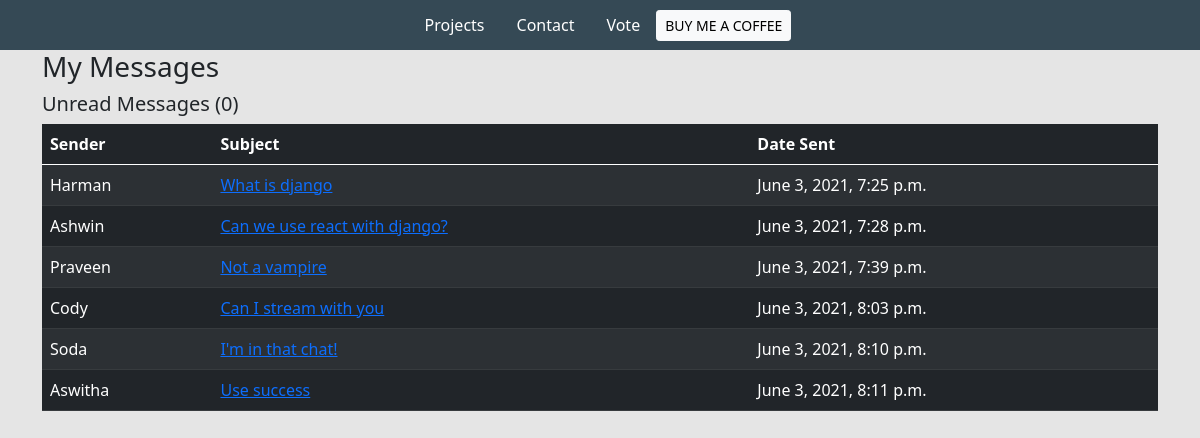
Screenshot of /inbox/ with the database file from the repository.
### base/models.py (models this page shows, shortened)
class Message(models.Model):
    name = models.CharField(max_length=200, null=True)
    email = models.CharField(max_length=200, null=True)
    subject = models.CharField(max_length=200, null=True)
    body = models.TextField()
    is_read = models.BooleanField(default=False)
    created = models.DateTimeField(auto_now_add=True)
    id = models.UUIDField(default=uuid.uuid4,  unique=True,
                          primary_key=True, editable=False)

### base/views.py (the view)
# urls.py: path('inbox/', views.inboxPage, name="inbox"),
def inboxPage(request):
    inbox = Message.objects.all().order_by('is_read')
    unreadCount = Message.objects.filter(is_read=False).count()
    context = {'inbox': inbox, 'unreadCount': unreadCount}
    return render(request, 'base/inbox.html', context)

### base/templates/base/inbox.html
{% extends 'base/main.html' %}
{% load static %}
{% block content %}
<div class="container">
    <h3>My Messages</h3>
    <h5>Unread Messages ({{unreadCount}})</h5>
    <table class="table table-dark table-striped">
        <thead>
            <tr>
                <th>Sender</th>
                <th>Subject</th>
                <th>Date Sent</th>
            </tr>
        </thead>
        <tbody>
            {% for message in inbox %}
            {% if message.is_read %}
            <tr>
                {% else %}
            <tr style="font-weight: 900;">
                {% endif %}
                <td>{{message.name}}</td>
                <td><a href="{% url 'message' message.id %}">{{message.subject}}</a></td>
                <td>{{message.created}}</td>
            </tr>
            {% endfor %}
        </tbody>
    </table>
</div>
{% endblock content %}

### static/styles/main.css (style rules this page uses)
body { background-color: #E5E5E5; }

### rows the page displays
Message: name "Harman", subject "What is django", created "June 3, 2021, 7:25 p.m."
Message: name "Ashwin", subject "Can we use react with django?", created "June 3, 2021, 7:28 p.m."
Message: name "Praveen", subject "Not a vampire", created "June 3, 2021, 7:39 p.m."
Message: name "Cody", subject "Can I stream with you", created "June 3, 2021, 8:03 p.m."
Message: name "Soda", subject "I'm in that chat!", created "June 3, 2021, 8:10 p.m."
Message: name "Aswitha", subject "Use success", created "June 3, 2021, 8:11 p.m."

### other values shown
{{ unreadCount }} "0"
